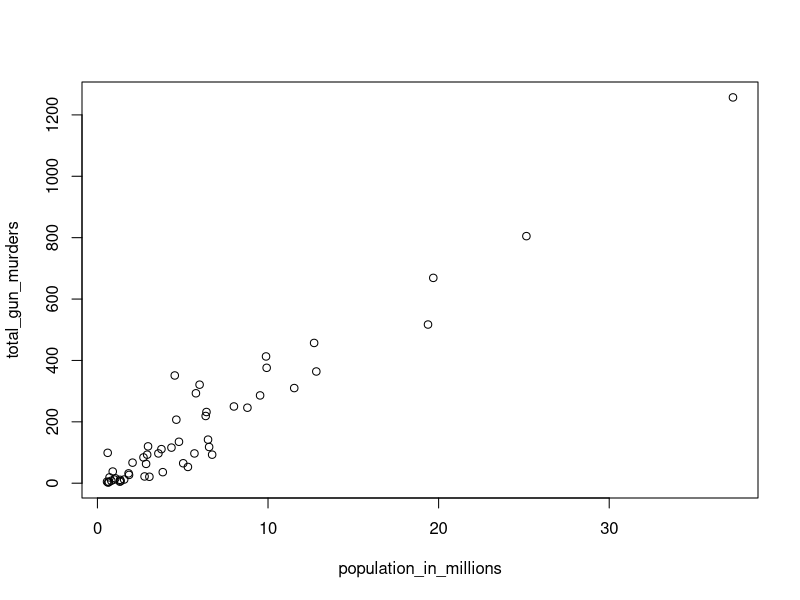
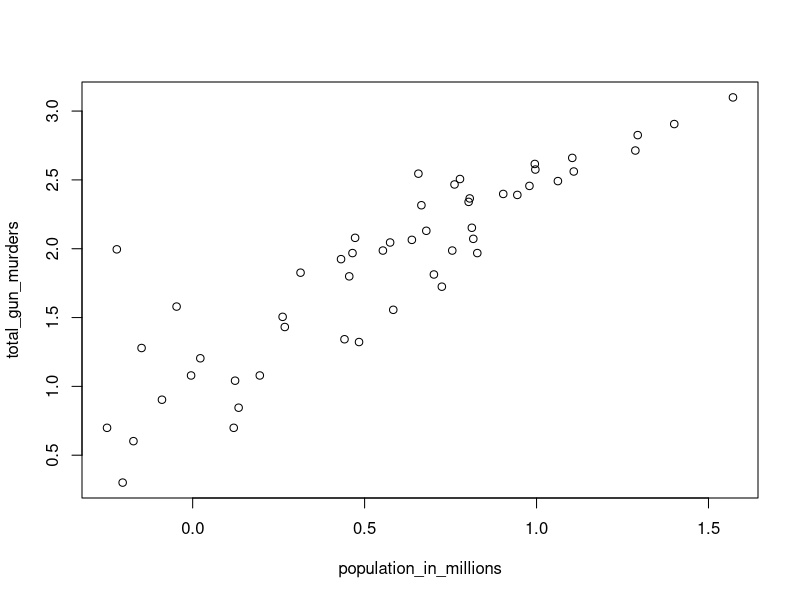

R code for these plots, in order:
library(dslabs)
data(murders)

population_in_millions <- murders$population/10^6
total_gun_murders <- murders$total

plot(population_in_millions, total_gun_murders)

# Transform population using the log10 transformation and 
# save to object
population_in_millions <- log10(population_in_millions)

# Transform total gun murders using log10 transformation 
# and save to object log10_total_gun_murders
total_gun_murders <- log10(total_gun_murders)

# Create a scatterplot with the log scale transformed 
# population and murders 
plot(population_in_millions,total_gun_murders)
